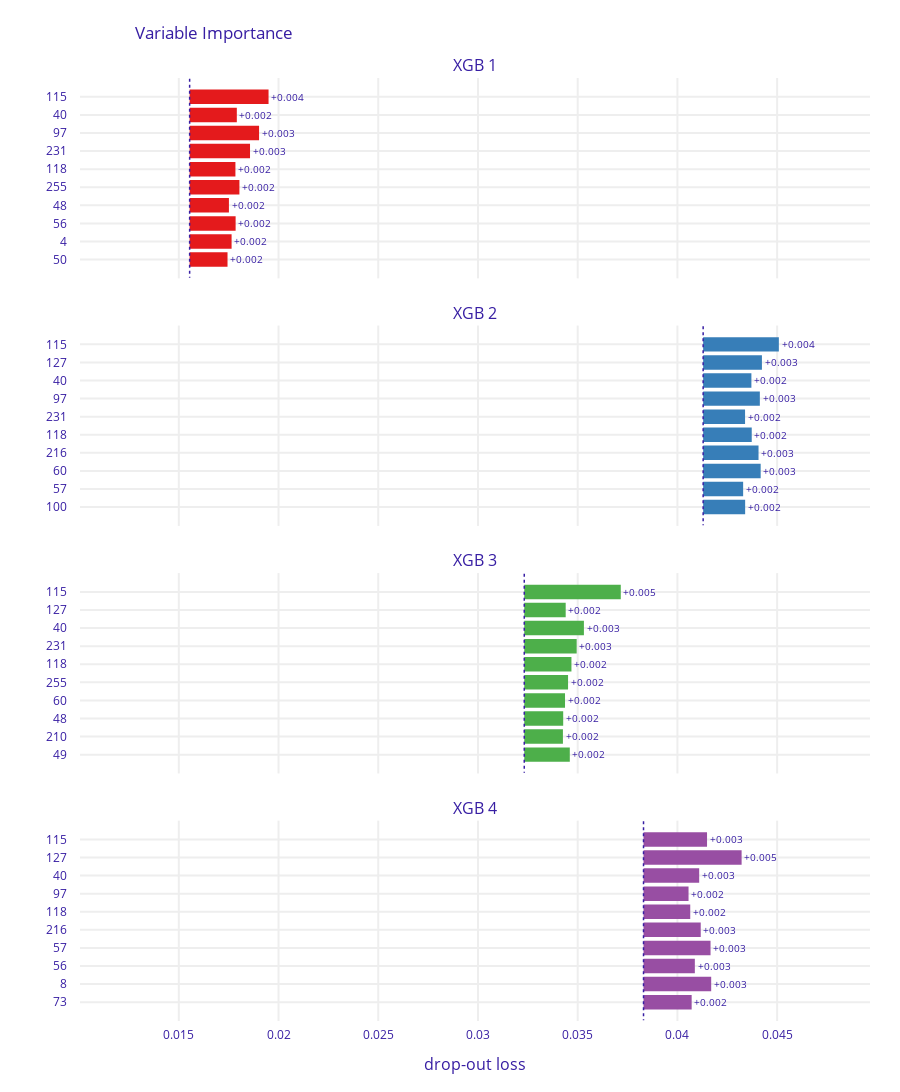

Write notebook code for a chart like this one.
### Code cell
#vi_xgb_1.plot([vi_xgb_2, vi_xgb_3, vi_xgb_4, vi_xgb_5])
vi_xgb_1.plot([vi_xgb_2, vi_xgb_3, vi_xgb_4])

### Figure 1 — Plotly figure (JSON) as saved in the notebook; plotly's stock layout.template omitted (floating-point values rounded to 4 significant figures)
{"data": [{"base": 0.01554, "hoverinfo": "text", "hoverlabel": {"bgcolor": "rgba(0,0,0,0.8)"}, "hovertext": ["Model: XGB 1 loss after<br>variable: 115 is permuted: 0.019<br>Drop-out loss change: +0.004", "Model: XGB 1 loss after<br>variable: 40 is permuted: 0.018<br>Drop-out loss change: +0.002", "Model: XGB 1 loss after<br>variable: 97 is permuted: 0.019<br>Drop-out loss change: +0.003", "Model: XGB 1 loss after<br>variable: 231 is permuted: 0.019<br>Drop-out loss change: +0.003", "Model: XGB 1 loss after<br>variable: 118 is permuted: 0.018<br>Drop-out loss change: +0.002", "Model: XGB 1 loss after<br>variable: 255 is permuted: 0.018<br>Drop-out loss change: +0.002", "Model: XGB 1 loss after<br>variable: 48 is permuted: 0.018<br>Drop-out loss change: +0.002", "Model: XGB 1 loss after<br>variable: 56 is permuted: 0.018<br>Drop-out loss change: +0.002", "Model: XGB 1 loss after<br>variable: 4 is permuted: 0.018<br>Drop-out loss change: +0.002", "Model: XGB 1 loss after<br>variable: 50 is permuted: 0.017<br>Drop-out loss change: +0.002"], "marker": {"color": "#e41a1c"}, "orientation": "h", "showlegend": false, "text": ["+0.004", "+0.002", "+0.003", "+0.003", "+0.002", "+0.002", "+0.002", "+0.002", "+0.002", "+0.002"], "textposition": "outside", "type": "bar", "x": [0.003956, 0.002365, 0.003481, 0.003027, 0.002295, 0.002495, 0.001969, 0.002305, 0.002103, 0.001899], "xaxis": "x", "y": [115, 40, 97, 231, 118, 255, 48, 56, 4, 50], "yaxis": "y"}, {"base": 0.04129, "hoverinfo": "text", "hoverlabel": {"bgcolor": "rgba(0,0,0,0.8)"}, "hovertext": ["Model: XGB 2 loss after<br>variable: 115 is permuted: 0.045<br>Drop-out loss change: +0.004", "Model: XGB 2 loss after<br>variable: 127 is permuted: 0.044<br>Drop-out loss change: +0.003", "Model: XGB 2 loss after<br>variable: 40 is permuted: 0.044<br>Drop-out loss change: +0.002", "Model: XGB 2 loss after<br>variable: 97 is permuted: 0.044<br>Drop-out loss change: +0.003", "Model: XGB 2 loss after<br>variable: 231 is permuted: 0.043<br>Drop-out loss change: +0.002", "Model: XGB 2 loss after<br>variable: 118 is permuted: 0.044<br>Drop-out loss change: +0.002", "Model: XGB 2 loss after<br>variable: 216 is permuted: 0.044<br>Drop-out loss change: +0.003", "Model: XGB 2 loss after<br>variable: 60 is permuted: 0.044<br>Drop-out loss change: +0.003", "Model: XGB 2 loss after<br>variable: 57 is permuted: 0.043<br>Drop-out loss change: +0.002", "Model: XGB 2 loss after<br>variable: 100 is permuted: 0.043<br>Drop-out loss change: +0.002"], "marker": {"color": "#377eb8"}, "orientation": "h", "showlegend": false, "text": ["+0.004", "+0.003", "+0.002", "+0.003", "+0.002", "+0.002", "+0.003", "+0.003", "+0.002", "+0.002"], "textposition": "outside", "type": "bar", "x": [0.003795, 0.002947, 0.002419, 0.002843, 0.002101, 0.002436, 0.002777, 0.002884, 0.002005, 0.002106], "xaxis": "x2", "y": [115, 127, 40, 97, 231, 118, 216, 60, 57, 100], "yaxis": "y2"}, {"base": 0.03232, "hoverinfo": "text", "hoverlabel": {"bgcolor": "rgba(0,0,0,0.8)"}, "hovertext": ["Model: XGB 3 loss after<br>variable: 115 is permuted: 0.037<br>Drop-out loss change: +0.005", "Model: XGB 3 loss after<br>variable: 127 is permuted: 0.034<br>Drop-out loss change: +0.002", "Model: XGB 3 loss after<br>variable: 40 is permuted: 0.035<br>Drop-out loss change: +0.003", "Model: XGB 3 loss after<br>variable: 231 is permuted: 0.035<br>Drop-out loss change: +0.003", "Model: XGB 3 loss after<br>variable: 118 is permuted: 0.035<br>Drop-out loss change: +0.002", "Model: XGB 3 loss after<br>variable: 255 is permuted: 0.035<br>Drop-out loss change: +0.002", "Model: XGB 3 loss after<br>variable: 60 is permuted: 0.034<br>Drop-out loss change: +0.002", "Model: XGB 3 loss after<br>variable: 48 is permuted: 0.034<br>Drop-out loss change: +0.002", "Model: XGB 3 loss after<br>variable: 210 is permuted: 0.034<br>Drop-out loss change: +0.002", "Model: XGB 3 loss after<br>variable: 49 is permuted: 0.035<br>Drop-out loss change: +0.002"], "marker": {"color": "#4daf4a"}, "orientation": "h", "showlegend": false, "text": ["+0.005", "+0.002", "+0.003", "+0.003", "+0.002", "+0.002", "+0.002", "+0.002", "+0.002", "+0.002"], "textposition": "outside", "type": "bar", "x": [0.004839, 0.002077, 0.002991, 0.002628, 0.002365, 0.002196, 0.002043, 0.001952, 0.001938, 0.002283], "xaxis": "x3", "y": [115, 127, 40, 231, 118, 255, 60, 48, 210, 49], "yaxis": "y3"}, {"base": 0.0383, "hoverinfo": "text", "hoverlabel": {"bgcolor": "rgba(0,0,0,0.8)"}, "hovertext": ["Model: XGB 4 loss after<br>variable: 115 is permuted: 0.041<br>Drop-out loss change: +0.003", "Model: XGB 4 loss after<br>variable: 127 is permuted: 0.043<br>Drop-out loss change: +0.005", "Model: XGB 4 loss after<br>variable: 40 is permuted: 0.041<br>Drop-out loss change: +0.003", "Model: XGB 4 loss after<br>variable: 97 is permuted: 0.041<br>Drop-out loss change: +0.002", "Model: XGB 4 loss after<br>variable: 118 is permuted: 0.041<br>Drop-out loss change: +0.002", "Model: XGB 4 loss after<br>variable: 216 is permuted: 0.041<br>Drop-out loss change: +0.003", "Model: XGB 4 loss after<br>variable: 57 is permuted: 0.042<br>Drop-out loss change: +0.003", "Model: XGB 4 loss after<br>variable: 56 is permuted: 0.041<br>Drop-out loss change: +0.003", "Model: XGB 4 loss after<br>variable: 8 is permuted: 0.042<br>Drop-out loss change: +0.003", "Model: XGB 4 loss after<br>variable: 73 is permuted: 0.041<br>Drop-out loss change: +0.002"], "marker": {"color": "#984ea3"}, "orientation": "h", "showlegend": false, "text": ["+0.003", "+0.005", "+0.003", "+0.002", "+0.002", "+0.003", "+0.003", "+0.003", "+0.003", "+0.002"], "textposition": "outside", "type": "bar", "x": [0.003184, 0.004918, 0.00279, 0.002257, 0.002342, 0.002868, 0.00336, 0.002573, 0.003393, 0.002414], "xaxis": "x4", "y": [115, 127, 40, 97, 118, 216, 57, 56, 8, 73], "yaxis": "y4"}], "layout": {"annotations": [{"font": {"size": 16}, "showarrow": false, "text": "XGB 1", "x": 0.5, "xanchor": "center", "xref": "paper", "y": 1, "yanchor": "bottom", "yref": "paper"}, {"font": {"size": 16}, "showarrow": false, "text": "XGB 2", "x": 0.5, "xanchor": "center", "xref": "paper", "y": 0.7375, "yanchor": "bottom", "yref": "paper"}, {"font": {"size": 16}, "showarrow": false, "text": "XGB 3", "x": 0.5, "xanchor": "center", "xref": "paper", "y": 0.475, "yanchor": "bottom", "yref": "paper"}, {"font": {"size": 16}, "showarrow": false, "text": "XGB 4", "x": 0.5, "xanchor": "center", "xref": "paper", "y": 0.2125, "yanchor": "bottom", "yref": "paper"}, {"font": {"size": 16}, "showarrow": false, "text": "drop-out loss", "x": 0.5, "xanchor": "center", "xref": "paper", "y": 0, "yanchor": "top", "yref": "paper", "yshift": -30}], "font": {"color": "#371ea3"}, "height": 1295, "margin": {"b": 71, "r": 30, "t": 78}, "shapes": [{"line": {"color": "#371ea3", "dash": "dot", "width": 1.5}, "type": "line", "x0": 0.01554, "x1": 0.01554, "xref": "x", "y0": -1, "y1": 10, "yref": "y"}, {"line": {"color": "#371ea3", "dash": "dot", "width": 1.5}, "type": "line", "x0": 0.04129, "x1": 0.04129, "xref": "x2", "y0": -1, "y1": 10, "yref": "y2"}, {"line": {"color": "#371ea3", "dash": "dot", "width": 1.5}, "type": "line", "x0": 0.03232, "x1": 0.03232, "xref": "x3", "y0": -1, "y1": 10, "yref": "y3"}, {"line": {"color": "#371ea3", "dash": "dot", "width": 1.5}, "type": "line", "x0": 0.0383, "x1": 0.0383, "xref": "x4", "y0": -1, "y1": 10, "yref": "y4"}], "title": {"text": "Variable Importance", "x": 0.15}, "xaxis": {"anchor": "y", "automargin": true, "domain": [0, 1], "fixedrange": true, "gridwidth": 2, "matches": "x4", "range": [0.01005, 0.04965], "showticklabels": false, "tickcolor": "white", "ticklen": 3, "ticks": "outside", "type": "linear", "zeroline": false}, "xaxis2": {"anchor": "y2", "automargin": true, "domain": [0, 1], "fixedrange": true, "gridwidth": 2, "matches": "x4", "range": [0.01005, 0.04965], "showticklabels": false, "tickcolor": "white", "ticklen": 3, "ticks": "outside", "type": "linear", "zeroline": false}, "xaxis3": {"anchor": "y3", "automargin": true, "domain": [0, 1], "fixedrange": true, "gridwidth": 2, "matches": "x4", "range": [0.01005, 0.04965], "showticklabels": false, "tickcolor": "white", "ticklen": 3, "ticks": "outside", "type": "linear", "zeroline": false}, "xaxis4": {"anchor": "y4", "automargin": true, "domain": [0, 1], "fixedrange": true, "gridwidth": 2, "range": [0.01005, 0.04965], "tickcolor": "white", "ticklen": 3, "ticks": "outside", "type": "linear", "zeroline": false}, "yaxis": {"anchor": "x", "automargin": true, "autorange": "reversed", "domain": [0.7875, 1], "fixedrange": true, "gridwidth": 2, "tickcolor": "white", "ticklen": 10, "ticks": "outside", "type": "category"}, "yaxis2": {"anchor": "x2", "automargin": true, "autorange": "reversed", "domain": [0.525, 0.7375], "fixedrange": true, "gridwidth": 2, "tickcolor": "white", "ticklen": 10, "ticks": "outside", "type": "category"}, "yaxis3": {"anchor": "x3", "automargin": true, "autorange": "reversed", "domain": [0.2625, 0.475], "fixedrange": true, "gridwidth": 2, "tickcolor": "white", "ticklen": 10, "ticks": "outside", "type": "category"}, "yaxis4": {"anchor": "x4", "automargin": true, "autorange": "reversed", "domain": [0, 0.2125], "fixedrange": true, "gridwidth": 2, "tickcolor": "white", "ticklen": 10, "ticks": "outside", "type": "category"}}}
